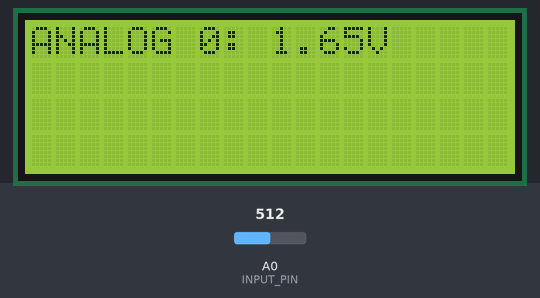
The sketch below on a simulated Arduino Uno, built with avr-gcc and run on an emulated ATmega328P. On the bench: 20×4 character LCD. Inputs (shaded band) come from the test bench; at power-on: A0 (INPUT_PIN) = 512.

Above: at 1.2 s.
1.3 s: A0 (INPUT_PIN) set to 716
At 2.5 s:
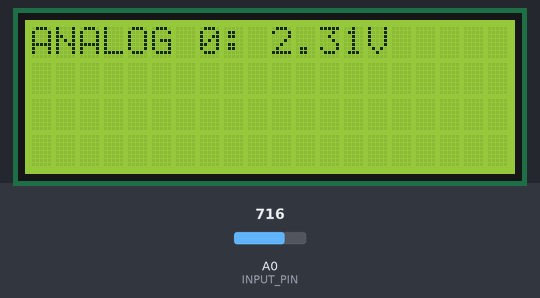
2.8 s: A0 (INPUT_PIN) set to 900
At 3.7 s:
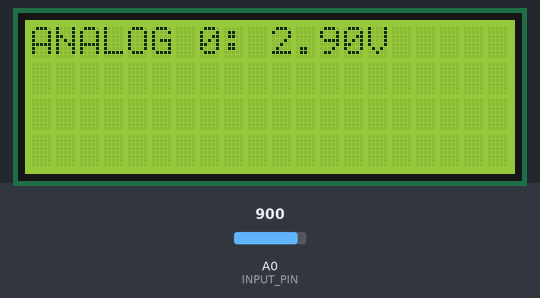
4.3 s: A0 (INPUT_PIN) set to 1023
At 5.0 s:
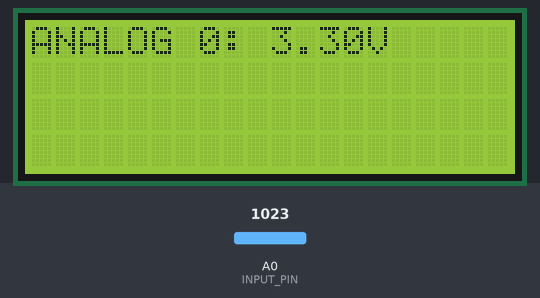
Timing chart, 0 to 7.3 s (numbered marks = the images above; inputs shaded):
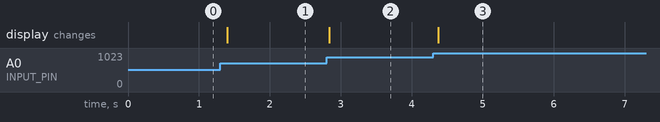

Measured:
- after the input at 1.3 s, the display: changes after 0.10 s (image 1)
- after the input at 2.8 s, the display: changes at once (image 2)
- after the input at 4.3 s, the display: changes after 0.07 s (image 3)

The sketch:

aufgabe_3.ino
```cpp
// Include LCD functions:
#include <LiquidCrystal.h>

// LCD Connection
#define R_S 8
#define E   9
#define DB4 10
#define DB5 11
#define DB6 12
#define DB7 13

// LCD Defines
#define NUM_CHAR 20
#define NUM_LINES 4

// Global variables
#define INPUT_PIN A0
#define REFERENCE_VOLTAGE 3.3

// Define the LCD screen
LiquidCrystal lcd(R_S, E, DB4, DB5, DB6, DB7);

void setup(){
  // LCD has 4 lines with 20 chars
  lcd.begin(NUM_CHAR, NUM_LINES);
}

void loop(){

  lcd.setCursor(0, 0);
  lcd.print("ANALOG 0: ");
  float voltage = analogRead(INPUT_PIN)*REFERENCE_VOLTAGE/1023.0;
  lcd.print(voltage);
  lcd.print("V");
  delay(100);
  // NOTE: If you update only parts of the screen, don't use lcd.clear.
  // Set the cursor to the line and column to be updated and override existing chars.
}
```
